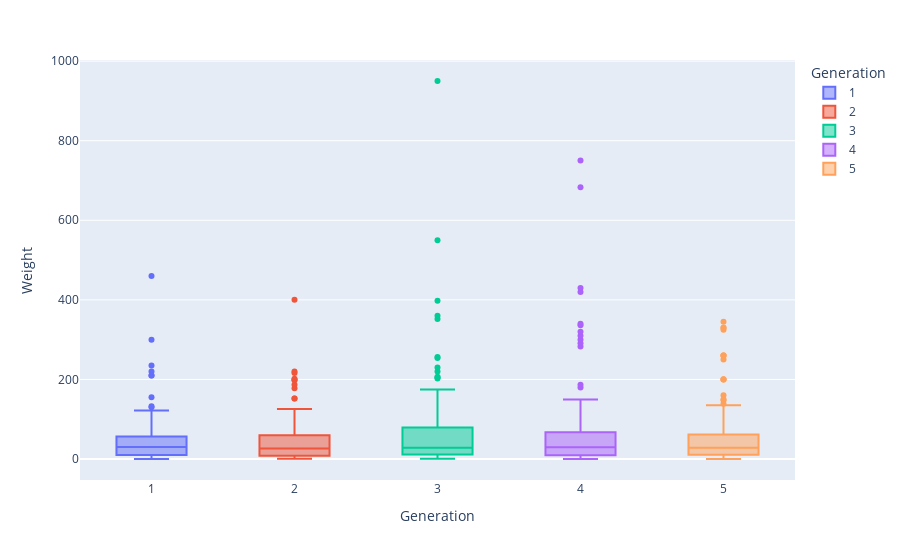

The notebook cell saved with this chart:
### Code cell
fig=px.box(pokemon, x="Generation", y="Weight", hover_name="Name", color="Generation")

fig.show()
fig.write_html("EDAplots/WeightbyGen-box.html",
               include_plotlyjs='cdn')

### Figure 1 — Plotly figure (JSON) as saved in the notebook; plotly's stock layout.template omitted (floating-point values rounded to 4 significant figures; data arrays with more than 128 entries replaced by an {"elided": "..."} marker saying what was removed)
{"data": [{"alignmentgroup": "True", "hovertemplate": "<b>%{hovertext}</b><br><br>Generation=%{x}<br>Weight=%{y}<extra></extra>", "hovertext": {"elided": "151 str values"}, "legendgroup": "1", "marker": {"color": "#636efa"}, "name": "1", "notched": false, "offsetgroup": "1", "orientation": "v", "showlegend": true, "type": "box", "x": {"elided": "151 int values"}, "x0": " ", "xaxis": "x", "y": {"elided": "151 float values"}, "y0": " ", "yaxis": "y"}, {"alignmentgroup": "True", "hovertemplate": "<b>%{hovertext}</b><br><br>Generation=%{x}<br>Weight=%{y}<extra></extra>", "hovertext": ["Chikorita", "Bayleef", "Meganium", "Cyndaquil", "Quilava", "Typhlosion", "Totodile", "Croconaw", "Feraligatr", "Sentret", "Furret", "Hoothoot", "Noctowl", "Ledyba", "Ledian", "Spinarak", "Ariados", "Crobat", "Chinchou", "Lanturn", "Pichu", "Cleffa", "Igglybuff", "Togepi", "Togetic", "Natu", "Xatu", "Mareep", "Flaaffy", "Ampharos", "Bellossom", "Marill", "Azumarill", "Sudowoodo", "Politoed", "Hoppip", "Skiploom", "Jumpluff", "Aipom", "Sunkern", "Sunflora", "Yanma", "Wooper", "Quagsire", "Espeon", "Umbreon", "Murkrow", "Slowking", "Misdreavus", "Unown", "Wobbuffet", "Girafarig", "Pineco", "Forretress", "Dunsparce", "Gligar", "Steelix", "Snubbull", "Granbull", "Qwilfish", "Scizor", "Shuckle", "Heracross", "Sneasel", "Teddiursa", "Ursaring", "Slugma", "Magcargo", "Swinub", "Piloswine", "Corsola", "Remoraid", "Octillery", "Delibird", "Mantine", "Skarmory", "Houndour", "Houndoom", "Kingdra", "Phanpy", "Donphan", "Porygon2", "Stantler", "Smeargle", "Tyrogue", "Hitmontop", "Smoochum", "Elekid", "Magby", "Miltank", "Blissey", "Raikou", "Entei", "Suicune", "Larvitar", "Pupitar", "Tyranitar", "Lugia", "Ho-Oh", "Celebi"], "legendgroup": "2", "marker": {"color": "#EF553B"}, "name": "2", "notched": false, "offsetgroup": "2", "orientation": "v", "showlegend": true, "type": "box", "x": [2, 2, 2, 2, 2, 2, 2, 2, 2, 2, 2, 2, 2, 2, 2, 2, 2, 2, 2, 2, 2, 2, 2, 2, 2, 2, 2, 2, 2, 2, 2, 2, 2, 2, 2, 2, 2, 2, 2, 2, 2, 2, 2, 2, 2, 2, 2, 2, 2, 2, 2, 2, 2, 2, 2, 2, 2, 2, 2, 2, 2, 2, 2, 2, 2, 2, 2, 2, 2, 2, 2, 2, 2, 2, 2, 2, 2, 2, 2, 2, 2, 2, 2, 2, 2, 2, 2, 2, 2, 2, 2, 2, 2, 2, 2, 2, 2, 2, 2, 2], "x0": " ", "xaxis": "x", "y": [6.4, 15.8, 100.5, 7.9, 19, 79.5, 9.5, 25, 88.8, 6, 32.5, 21.2, 40.8, 10.8, 35.6, 8.5, 33.5, 75, 12, 22.5, 2, 3, 1, 1.5, 3.2, 2, 15, 7.8, 13.3, 61.5, 5.8, 8.5, 28.5, 38, 33.9, 0.5, 1, 3, 11.5, 1.8, 8.5, 38, 8.5, 75, 26.5, 27, 2.1, 79.5, 1, 5, 28.5, 41.5, 7.2, 125.8, 14, 64.8, 400, 7.8, 48.7, 3.9, 125, 20.5, 54, 28, 8.8, 125.8, 35, 55, 6.5, 55.8, 5, 12, 28.5, 16, 220, 50.5, 10.8, 35, 152, 33.5, 120, 32.5, 71.2, 58, 21, 48, 6, 23.5, 21.4, 75.5, 46.8, 178, 198, 187, 72, 152, 202, 216, 199, 5], "y0": " ", "yaxis": "y"}, {"alignmentgroup": "True", "hovertemplate": "<b>%{hovertext}</b><br><br>Generation=%{x}<br>Weight=%{y}<extra></extra>", "hovertext": {"elided": "135 str values"}, "legendgroup": "3", "marker": {"color": "#00cc96"}, "name": "3", "notched": false, "offsetgroup": "3", "orientation": "v", "showlegend": true, "type": "box", "x": {"elided": "135 int values"}, "x0": " ", "xaxis": "x", "y": {"elided": "135 float values"}, "y0": " ", "yaxis": "y"}, {"alignmentgroup": "True", "hovertemplate": "<b>%{hovertext}</b><br><br>Generation=%{x}<br>Weight=%{y}<extra></extra>", "hovertext": ["Turtwig", "Grotle", "Torterra", "Chimchar", "Monferno", "Infernape", "Piplup", "Prinplup", "Empoleon", "Starly", "Staravia", "Staraptor", "Bidoof", "Bibarel", "Kricketot", "Kricketune", "Shinx", "Luxio", "Luxray", "Budew", "Roserade", "Cranidos", "Rampardos", "Shieldon", "Bastiodon", "Burmy", "Wormadam", "Mothim", "Combee", "Vespiquen", "Pachirisu", "Buizel", "Floatzel", "Cherubi", "Cherrim", "Shellos", "Gastrodon", "Ambipom", "Drifloon", "Drifblim", "Buneary", "Lopunny", "Mismagius", "Honchkrow", "Glameow", "Purugly", "Chingling", "Stunky", "Skuntank", "Bronzor", "Bronzong", "Bonsly", "Mime", "Happiny", "Chatot", "Spiritomb", "Gible", "Gabite", "Garchomp", "Munchlax", "Riolu", "Lucario", "Hippopotas", "Hippowdon", "Skorupi", "Drapion", "Croagunk", "Toxicroak", "Carnivine", "Finneon", "Lumineon", "Mantyke", "Snover", "Abomasnow", "Weavile", "Magnezone", "Lickilicky", "Rhyperior", "Tangrowth", "Electivire", "Magmortar", "Togekiss", "Yanmega", "Leafeon", "Glaceon", "Gliscor", "Mamoswine", "Porygon-Z", "Gallade", "Probopass", "Dusknoir", "Froslass", "Rotom", "Uxie", "Mesprit", "Azelf", "Dialga", "Palkia", "Heatran", "Regigigas", "Giratina", "Cresselia", "Phione", "Manaphy", "Darkrai", "Shaymin", "Arceus"], "legendgroup": "4", "marker": {"color": "#ab63fa"}, "name": "4", "notched": false, "offsetgroup": "4", "orientation": "v", "showlegend": true, "type": "box", "x": [4, 4, 4, 4, 4, 4, 4, 4, 4, 4, 4, 4, 4, 4, 4, 4, 4, 4, 4, 4, 4, 4, 4, 4, 4, 4, 4, 4, 4, 4, 4, 4, 4, 4, 4, 4, 4, 4, 4, 4, 4, 4, 4, 4, 4, 4, 4, 4, 4, 4, 4, 4, 4, 4, 4, 4, 4, 4, 4, 4, 4, 4, 4, 4, 4, 4, 4, 4, 4, 4, 4, 4, 4, 4, 4, 4, 4, 4, 4, 4, 4, 4, 4, 4, 4, 4, 4, 4, 4, 4, 4, 4, 4, 4, 4, 4, 4, 4, 4, 4, 4, 4, 4, 4, 4, 4, 4], "x0": " ", "xaxis": "x", "y": [10.2, 97, 310, 6.2, 22, 55, 5.2, 23, 84.5, 2, 15.5, 24.9, 20, 31.5, 2.2, 25.5, 9.5, 30.5, 42, 1.2, 14.5, 31.5, 102.5, 57, 149.5, 3.4, 6.5, 23.3, 5.5, 38.5, 3.9, 29.5, 33.5, 3.3, 9.3, 6.3, 29.9, 20.3, 1.2, 15, 5.5, 33.3, 4.4, 27.3, 3.9, 43.8, 0.6, 19.2, 38, 60.5, 187, 15, 13, 24.4, 1.9, 108, 20.5, 56, 95, 105, 20.2, 54, 49.5, 300, 12, 61.5, 23, 44.4, 27, 7, 24, 65, 50.5, 135.5, 34, 180, 140, 282.8, 128.6, 138.6, 68, 38, 51.5, 25.5, 25.9, 42.5, 291, 34, 52, 340, 106.6, 26.6, 0.3, 0.3, 0.3, 0.3, 683, 336, 430, 420, 750, 85.6, 3.1, 1.4, 50.5, 2.1, 320], "y0": " ", "yaxis": "y"}, {"alignmentgroup": "True", "hovertemplate": "<b>%{hovertext}</b><br><br>Generation=%{x}<br>Weight=%{y}<extra></extra>", "hovertext": {"elided": "156 str values"}, "legendgroup": "5", "marker": {"color": "#FFA15A"}, "name": "5", "notched": false, "offsetgroup": "5", "orientation": "v", "showlegend": true, "type": "box", "x": {"elided": "156 int values"}, "x0": " ", "xaxis": "x", "y": {"elided": "156 float values"}, "y0": " ", "yaxis": "y"}], "layout": {"boxmode": "overlay", "legend": {"title": {"text": "Generation"}, "tracegroupgap": 0}, "margin": {"t": 60}, "xaxis": {"anchor": "y", "categoryarray": [1, 2, 3, 4, 5], "categoryorder": "array", "domain": [0, 1], "title": {"text": "Generation"}}, "yaxis": {"anchor": "x", "domain": [0, 1], "title": {"text": "Weight"}}}}
